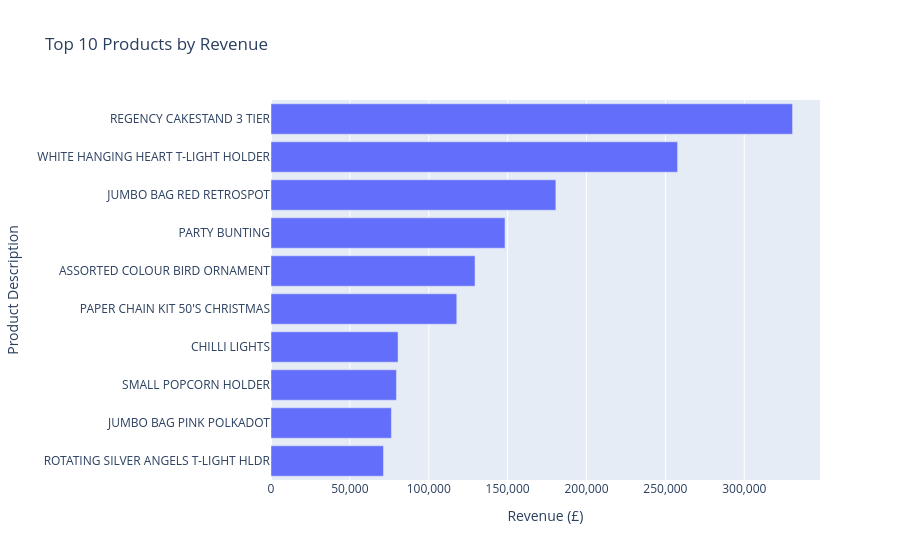
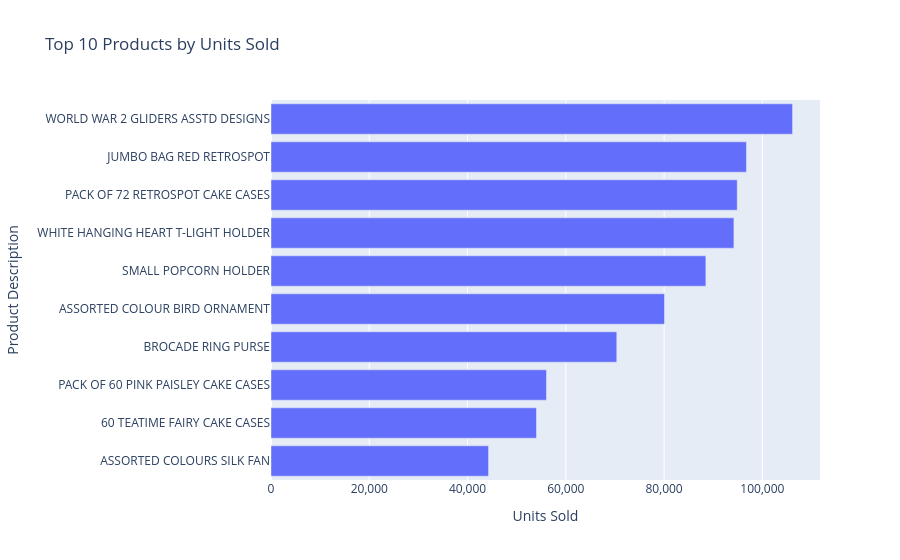

The cell these charts' notebook holds for them, in order:
### Markdown cell above
### _Top Products by Revenue vs. Top Products by Units Sold_ ###
rev_bar_fig _'Top 10 Products by Revenue'_   
units_bar_fig _'Top 10 Products by Units Sold'_

### Code cell
top10_prod_by_rev = (
    cln_sales.groupby(['StockCode', 'Description'])['Revenue']
    .sum()
    .reset_index()
    .sort_values('Revenue', ascending=False)
    .head(10)
)

top10_prod_by_units_sold = (
    cln_sales.groupby(['StockCode', 'Description'])['Quantity']
    .sum()
    .reset_index()
    .sort_values('Quantity', ascending=False)
    .head(10)
)

# Figures
rev_bar_fig = px.bar(top10_prod_by_rev, x='Revenue', y='Description', orientation='h',
                     title='Top 10 Products by Revenue')
rev_bar_fig.update_yaxes(categoryorder='total ascending', title='Product Description')
rev_bar_fig.update_xaxes(title='Revenue (£)', tickformat=',.0f')
rev_bar_fig.show()

units_bar_fig = px.bar(top10_prod_by_units_sold, x='Quantity', y='Description', orientation='h',
                       title='Top 10 Products by Units Sold')
units_bar_fig.update_yaxes(categoryorder='total ascending', title='Product Description')
units_bar_fig.update_xaxes(title='Units Sold', tickformat=',d')
units_bar_fig.show()

### Figure 1 — Plotly figure (JSON) as saved in the notebook; plotly's stock layout.template omitted (floating-point values rounded to 4 significant figures)
{"data": [{"hovertemplate": "Revenue=%{x}<br>Description=%{y}<extra></extra>", "legendgroup": "", "marker": {"color": "#636efa", "pattern": {"shape": ""}}, "name": "", "orientation": "h", "showlegend": false, "textposition": "auto", "type": "bar", "x": [330600.0, 257700.0, 180600.0, 148300.0, 129300.0, 117800.0, 80540.0, 79520.0, 76320.0, 71300.0], "xaxis": "x", "y": ["REGENCY CAKESTAND 3 TIER", "WHITE HANGING HEART T-LIGHT HOLDER", "JUMBO BAG RED RETROSPOT", "PARTY BUNTING", "ASSORTED COLOUR BIRD ORNAMENT", "PAPER CHAIN KIT 50'S CHRISTMAS", "CHILLI LIGHTS", "SMALL POPCORN HOLDER", "JUMBO BAG PINK POLKADOT", "ROTATING SILVER ANGELS T-LIGHT HLDR"], "yaxis": "y"}], "layout": {"barmode": "relative", "legend": {"tracegroupgap": 0}, "title": {"text": "Top 10 Products by Revenue"}, "xaxis": {"anchor": "y", "domain": [0, 1], "tickformat": ",.0f", "title": {"text": "Revenue (£)"}}, "yaxis": {"anchor": "x", "categoryorder": "total ascending", "domain": [0, 1], "title": {"text": "Product Description"}}}}

### Figure 2 — Plotly figure (JSON) as saved in the notebook; plotly's stock layout.template omitted (floating-point values rounded to 4 significant figures)
{"data": [{"hovertemplate": "Quantity=%{x}<br>Description=%{y}<extra></extra>", "legendgroup": "", "marker": {"color": "#636efa", "pattern": {"shape": ""}}, "name": "", "orientation": "h", "showlegend": false, "textposition": "auto", "type": "bar", "x": [106139, 96757, 94884, 94203, 88499, 80082, 70369, 56061, 54028, 44272], "xaxis": "x", "y": ["WORLD WAR 2 GLIDERS ASSTD DESIGNS", "JUMBO BAG RED RETROSPOT", "PACK OF 72 RETROSPOT CAKE CASES", "WHITE HANGING HEART T-LIGHT HOLDER", "SMALL POPCORN HOLDER", "ASSORTED COLOUR BIRD ORNAMENT", "BROCADE RING PURSE", "PACK OF 60 PINK PAISLEY CAKE CASES", "60 TEATIME FAIRY CAKE CASES", "ASSORTED COLOURS SILK FAN"], "yaxis": "y"}], "layout": {"barmode": "relative", "legend": {"tracegroupgap": 0}, "title": {"text": "Top 10 Products by Units Sold"}, "xaxis": {"anchor": "y", "domain": [0, 1], "tickformat": ",d", "title": {"text": "Units Sold"}}, "yaxis": {"anchor": "x", "categoryorder": "total ascending", "domain": [0, 1], "title": {"text": "Product Description"}}}}
